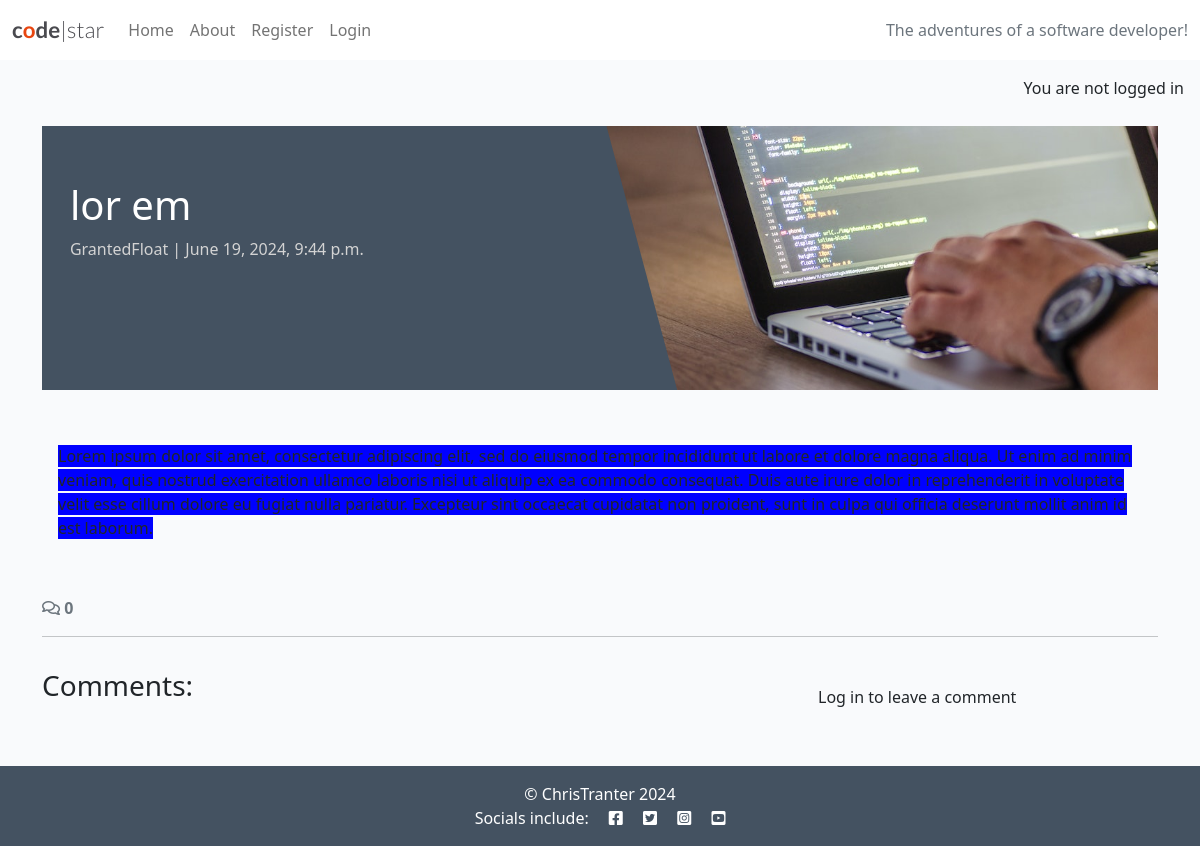
The page /lor-em/ on the database its author committed.
### blog/models.py (models this page shows, shortened)
class Post(models.Model):
    title = models.CharField(max_length=200, unique=True)
    slug = models.SlugField(max_length=200, unique=True)
    author = models.ForeignKey(User, on_delete=models.CASCADE, related_name="blog_posts")
    content = models.TextField()
    created_on = models.DateTimeField(auto_now_add=True)
    status = models.IntegerField(choices=STATUS, default=0)
    excerpt = models.TextField(blank=True)
    updated_on = models.DateTimeField(auto_now=True)
    class Meta:
        ordering = ["-created_on"]

### blog/views.py (the view, shortened to what this page needs)
# urls.py: path('<slug:slug>/', views.post_detail, name='post_detail'),
def post_detail(request, slug):
    queryset = Post.objects.filter(status=1)
    post = get_object_or_404(queryset, slug=slug)
    comments = post.comments.all().order_by("-created_on")
    comment_count = post.comments.filter(approved=True).count()
    comment_form = CommentForm()
    return render(
        request,
        "blog/post_detail.html",
        {
            "post": post,
            "comments": comments,
            "comment_count": comment_count,
            "comment_form": comment_form,
        },
    )

### blog/templates/blog/post_detail.html (shortened to what this page needs)
{% extends 'base.html' %} {% block content %}
{% load static %}
{% load crispy_forms_tags %}
<div class="masthead">
    <div class="container">
        <div class="row g-0">
            <div class="col-md-6 masthead-text">
                <h1 class="post-title">{{ post.title }}</h1>
                <p class="post-subtitle">{{ post.author }} | {{ post.created_on }}</p>
            </div>
            <div class="d-none d-md-block col-md-6 masthead-image">
                <img src="{% static 'images/default.jpg' %}" class="scale" alt="placeholder">
            </div>
        </div>
    </div>
</div>
<div class="container">
    <div class="row">
        <div class="col card mb-4  mt-3 left  top">
            <div class="card-body">
                <p class="card-text">{{ post.content | safe }}</p>
            </div>
        </div>
    </div>
  <div class="row">
    <div class="col-12">
      <strong class="text-secondary">
        <i class="far fa-comments"></i> {{ comment_count }}
      </strong>
    </div>
    <div class="col-12">
      <hr>
    </div>
  </div>
  <div class="row">
    <div class="col-md-8 card mb-4  mt-3 ">
      <h3>Comments:</h3>
      <div class="card-body">
      </div>
    </div>
     <div class="col-md-4 card mb-4 mt-3">
      <div class="card-body">
        {% if user.is_authenticated %}
        <h3>Leave a comment:</h3>
        <p>Posting as: {{ user.username }}</p>
        <form id="commentForm" method="post"
          style="margin-top: 1.3em;">
          {{ comment_form | crispy }}
          {% csrf_token %}
          <button id="submitButton" type="submit"
            class="btn btn-signup btn-lg">Submit</button>
        </form>
        {% else %}
        <p>Log in to leave a comment</p>
        {% endif %}
      </div>
    </div>
  </div>
</div>
{% endblock content %}

### static/css/style.css (style rules this page uses)
body { background-color: #F9FAFC; }
.main-bg { background-color: #F9FAFC; }
.card { border: none; background-color: transparent; }
.scale { width: 100%; height: auto; }
.masthead { margin-top: 10px; overflow: hidden; position: relative; display: inline-block; height: 33vh; width: 100%; }
.masthead-text { background-color: #445261; color: white; position: relative; }
.masthead-image { position: relative; overflow: hidden; }
.masthead-image:after { content: ""; position: absolute; top: 0; right: 90%; height: 100%; width: 150%; background: #445261; -webkit-transform: skew(15deg); -moz-transform: skew(15deg); transform: skew(15deg); z-index: 100; }
.post-title { margin-top: 10%; margin-left: 5%; }
.post-subtitle { margin-left: 5%; color: lightgray; }

### rows shown on the page
Post: title "lor em", author "GrantedFloat", created_on "June 19, 2024, 9:44 p.m.", content "Lorem ipsum dolor sit amet, consectetur adipiscing elit, sed do eiusmod tempor incididunt ut labore et dolore magna aliqua. Ut enim ad minim veniam, quis nostrud exercitation ullamco laboris nisi ut aliquip ex ea commodo consequat. Duis aute irure dolor in reprehenderit in voluptate velit esse cillum dolore eu fugiat nulla pariatur. Excepteur sint occaecat cupidatat non proident, sunt in culpa qui officia deserunt mollit anim id est laborum."

### other values the page prints
{{ comment_count }} "0"
